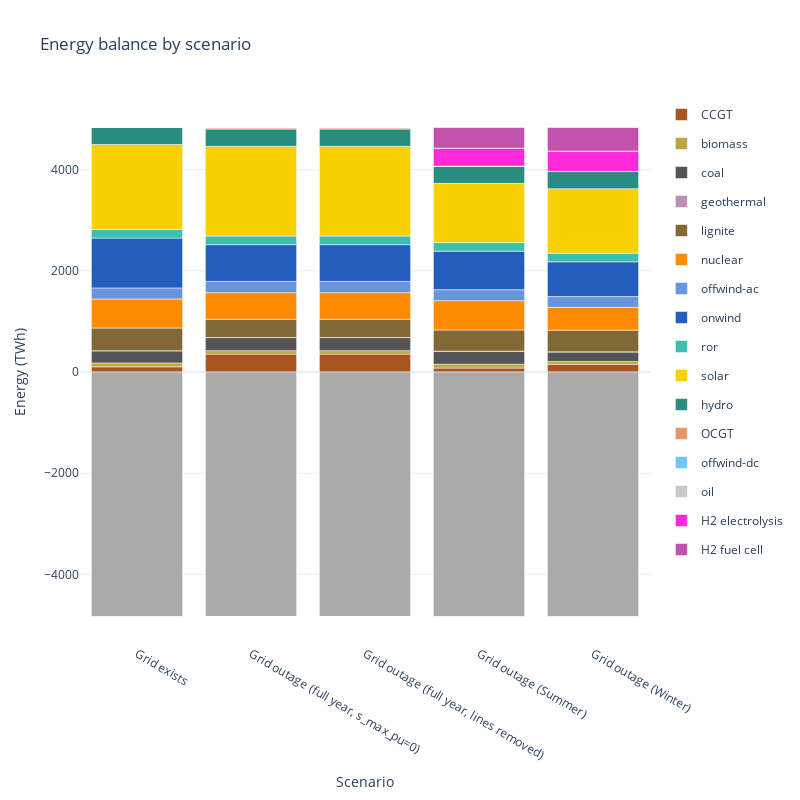

Source (notebook cell):
### Code cell
energy_balances = pd.concat([
    eb1.assign(scenario="grid"),
    eb2.assign(scenario="maxpu0"),
    eb3.assign(scenario="removed"),
    eb4.assign(scenario="outage_summer"),
    eb5.assign(scenario="outage_winter"),
], ignore_index=True)

# Convert energy from MWh to TWh for better readability
energy_balances["energy_TWh"] = energy_balances["energy"] / 1e6

# Map carriers to colors from n.carriers
carrier_color_map = {carrier: n.carriers.loc[carrier, "color"] 
                     for carrier in energy_balances["carrier"].unique() 
                     if carrier in n.carriers.index}

# Define scenario labels
scenario_labels = {
    "grid": "Grid exists",
    "maxpu0": "Grid outage (full year, s_max_pu=0)",
    "removed": "Grid outage (full year, lines removed)",
    "outage_summer": "Grid outage (Summer)",
    "outage_winter": "Grid outage (Winter)",
}

fig_eb_stacked = create_stacked_bar_plot(
    energy_balances,
    scenario_col="scenario",
    value_col="energy_TWh",
    carrier_col="carrier",
    carrier_colors=carrier_color_map,
    scenario_labels=scenario_labels,
    title="Energy balance by scenario",
    yaxis_title="Energy (TWh)",
    height=800,
    width=800,
)
fig_eb_stacked.show()

### Figure 1 — Plotly figure (JSON) as saved in the notebook; plotly's stock layout.template omitted (floating-point values rounded to 4 significant figures)
{"data": [{"legendgroup": "CCGT", "marker": {"color": "#a85522"}, "name": "CCGT", "type": "bar", "x": ["Grid exists", "Grid outage (full year, s_max_pu=0)", "Grid outage (full year, lines removed)", "Grid outage (Summer)", "Grid outage (Winter)"], "y": [102.9, 353.4, 353.4, 77.93, 153.0]}, {"legendgroup": "biomass", "marker": {"color": "#baa741"}, "name": "biomass", "type": "bar", "x": ["Grid exists", "Grid outage (full year, s_max_pu=0)", "Grid outage (full year, lines removed)", "Grid outage (Summer)", "Grid outage (Winter)"], "y": [77.37, 68.41, 68.41, 75.37, 55.6]}, {"legendgroup": "coal", "marker": {"color": "#545454"}, "name": "coal", "type": "bar", "x": ["Grid exists", "Grid outage (full year, s_max_pu=0)", "Grid outage (full year, lines removed)", "Grid outage (Summer)", "Grid outage (Winter)"], "y": [240.0, 259.1, 259.1, 257.6, 189.6]}, {"legendgroup": "geothermal", "marker": {"color": "#ba91b1"}, "name": "geothermal", "type": "bar", "x": ["Grid exists", "Grid outage (full year, s_max_pu=0)", "Grid outage (full year, lines removed)", "Grid outage (Summer)", "Grid outage (Winter)"], "y": [0.5168, 0.5168, 0.5168, 0.5168, 0.5168]}, {"legendgroup": "lignite", "marker": {"color": "#826837"}, "name": "lignite", "type": "bar", "x": ["Grid exists", "Grid outage (full year, s_max_pu=0)", "Grid outage (full year, lines removed)", "Grid outage (Summer)", "Grid outage (Winter)"], "y": [448.4, 362.0, 362.0, 419.7, 428.2]}, {"legendgroup": "nuclear", "marker": {"color": "#ff8c00"}, "name": "nuclear", "type": "bar", "x": ["Grid exists", "Grid outage (full year, s_max_pu=0)", "Grid outage (full year, lines removed)", "Grid outage (Summer)", "Grid outage (Winter)"], "y": [574.5, 524.8, 524.8, 578.6, 451.3]}, {"legendgroup": "offwind-ac", "marker": {"color": "#6895dd"}, "name": "offwind-ac", "type": "bar", "x": ["Grid exists", "Grid outage (full year, s_max_pu=0)", "Grid outage (full year, lines removed)", "Grid outage (Summer)", "Grid outage (Winter)"], "y": [218.9, 222.4, 222.1, 216.7, 212.8]}, {"legendgroup": "onwind", "marker": {"color": "#235ebc"}, "name": "onwind", "type": "bar", "x": ["Grid exists", "Grid outage (full year, s_max_pu=0)", "Grid outage (full year, lines removed)", "Grid outage (Summer)", "Grid outage (Winter)"], "y": [984.5, 726.9, 727.2, 761.7, 687.0]}, {"legendgroup": "ror", "marker": {"color": "#3dbfb0"}, "name": "ror", "type": "bar", "x": ["Grid exists", "Grid outage (full year, s_max_pu=0)", "Grid outage (full year, lines removed)", "Grid outage (Summer)", "Grid outage (Winter)"], "y": [170.7, 170.6, 170.6, 170.5, 170.6]}, {"legendgroup": "solar", "marker": {"color": "#f9d002"}, "name": "solar", "type": "bar", "x": ["Grid exists", "Grid outage (full year, s_max_pu=0)", "Grid outage (full year, lines removed)", "Grid outage (Summer)", "Grid outage (Winter)"], "y": [1678.0, 1773.0, 1773.0, 1170.0, 1274.0]}, {"legendgroup": "", "marker": {"color": "#aaaaaa"}, "name": "", "showlegend": false, "type": "bar", "x": ["Grid exists", "Grid outage (full year, s_max_pu=0)", "Grid outage (full year, lines removed)", "Grid outage (Summer)", "Grid outage (Winter)"], "y": [-4835.0, -4835.0, -4835.0, -4835.0, -4835.0]}, {"legendgroup": "PHS", "marker": {"color": "#51dbcc"}, "name": "PHS", "showlegend": false, "type": "bar", "x": ["Grid exists", "Grid outage (full year, s_max_pu=0)", "Grid outage (full year, lines removed)", "Grid outage (Summer)", "Grid outage (Winter)"], "y": [-2.963, -2.766, -2.766, -3.943, -2.875]}, {"legendgroup": "hydro", "marker": {"color": "#298c81"}, "name": "hydro", "type": "bar", "x": ["Grid exists", "Grid outage (full year, s_max_pu=0)", "Grid outage (full year, lines removed)", "Grid outage (Summer)", "Grid outage (Winter)"], "y": [341.5, 340.9, 340.9, 341.3, 341.2]}, {"legendgroup": "OCGT", "marker": {"color": "#e0986c"}, "name": "OCGT", "type": "bar", "x": ["Grid exists", "Grid outage (full year, s_max_pu=0)", "Grid outage (full year, lines removed)", "Grid outage (Summer)", "Grid outage (Winter)"], "y": [0, 21.74, 21.74, 0, 0.008508]}, {"legendgroup": "offwind-dc", "marker": {"color": "#74c6f2"}, "name": "offwind-dc", "type": "bar", "x": ["Grid exists", "Grid outage (full year, s_max_pu=0)", "Grid outage (full year, lines removed)", "Grid outage (Summer)", "Grid outage (Winter)"], "y": [0, 13.77, 13.77, 0, 0]}, {"legendgroup": "oil", "marker": {"color": "#c9c9c9"}, "name": "oil", "type": "bar", "x": ["Grid exists", "Grid outage (full year, s_max_pu=0)", "Grid outage (full year, lines removed)", "Grid outage (Summer)", "Grid outage (Winter)"], "y": [0, 1.372, 1.372, 0, 0.3112]}, {"legendgroup": "H2 electrolysis", "marker": {"color": "#ff29d9"}, "name": "H2 electrolysis", "type": "bar", "x": ["Grid exists", "Grid outage (full year, s_max_pu=0)", "Grid outage (full year, lines removed)", "Grid outage (Summer)", "Grid outage (Winter)"], "y": [0, 0, 0, 355.4, 403.6]}, {"legendgroup": "H2 electrolysis", "marker": {"color": "#ff29d9"}, "name": "H2 electrolysis", "showlegend": false, "type": "bar", "x": ["Grid exists", "Grid outage (full year, s_max_pu=0)", "Grid outage (full year, lines removed)", "Grid outage (Summer)", "Grid outage (Winter)"], "y": [0, -0.5717, -0.5717, 0, 0]}, {"legendgroup": "H2 fuel cell", "marker": {"color": "#c251ae"}, "name": "H2 fuel cell", "type": "bar", "x": ["Grid exists", "Grid outage (full year, s_max_pu=0)", "Grid outage (full year, lines removed)", "Grid outage (Summer)", "Grid outage (Winter)"], "y": [0, 0, 0, 413.4, 469.6]}, {"legendgroup": "H2 fuel cell", "marker": {"color": "#c251ae"}, "name": "H2 fuel cell", "showlegend": false, "type": "bar", "x": ["Grid exists", "Grid outage (full year, s_max_pu=0)", "Grid outage (full year, lines removed)", "Grid outage (Summer)", "Grid outage (Winter)"], "y": [0, -0.6651, -0.6651, 0, 0]}], "layout": {"barmode": "relative", "height": 800, "hovermode": "x unified", "title": {"text": "Energy balance by scenario"}, "width": 800, "xaxis": {"title": {"text": "Scenario"}}, "yaxis": {"title": {"text": "Energy (TWh)"}}}}
